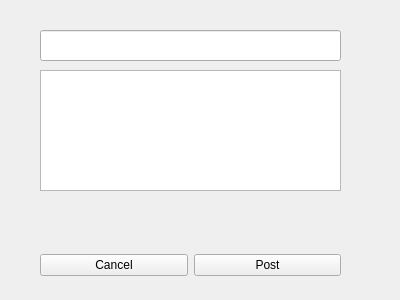
<?xml version="1.0" encoding="UTF-8"?>
<ui version="4.0">
 <class>NewPostForm</class>
 <widget class="QWidget" name="NewPostForm">
  <property name="geometry">
   <rect>
    <x>0</x>
    <y>0</y>
    <width>400</width>
    <height>300</height>
   </rect>
  </property>
  <property name="windowTitle">
   <string>Form</string>
  </property>
  <widget class="QWidget" name="horizontalLayoutWidget">
   <property name="geometry">
    <rect>
     <x>40</x>
     <y>200</y>
     <width>301</width>
     <height>131</height>
    </rect>
   </property>
   <layout class="QHBoxLayout" name="horizontalLayout">
    <item>
     <widget class="QPushButton" name="pushButtonCancel">
      <property name="text">
       <string>Cancel</string>
      </property>
     </widget>
    </item>
    <item>
     <widget class="QPushButton" name="pushButtonPost">
      <property name="text">
       <string>Post</string>
      </property>
     </widget>
    </item>
   </layout>
  </widget>
  <widget class="QTextEdit" name="textEditTextBodyFild">
   <property name="geometry">
    <rect>
     <x>40</x>
     <y>70</y>
     <width>301</width>
     <height>121</height>
    </rect>
   </property>
  </widget>
  <widget class="QLineEdit" name="lineEditHeaderFild">
   <property name="geometry">
    <rect>
     <x>40</x>
     <y>30</y>
     <width>301</width>
     <height>31</height>
    </rect>
   </property>
  </widget>
 </widget>
 <resources/>
 <connections/>
</ui>
